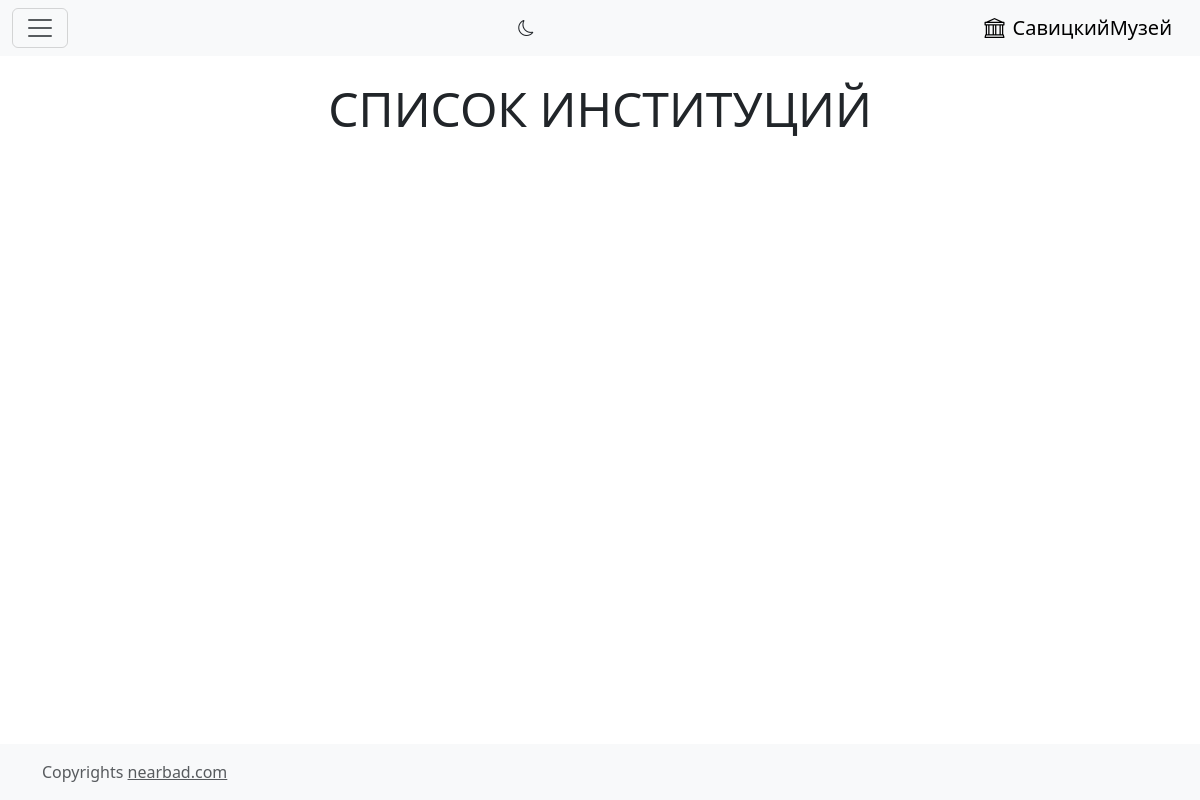
The page /institution/ on the database as committed earlier.
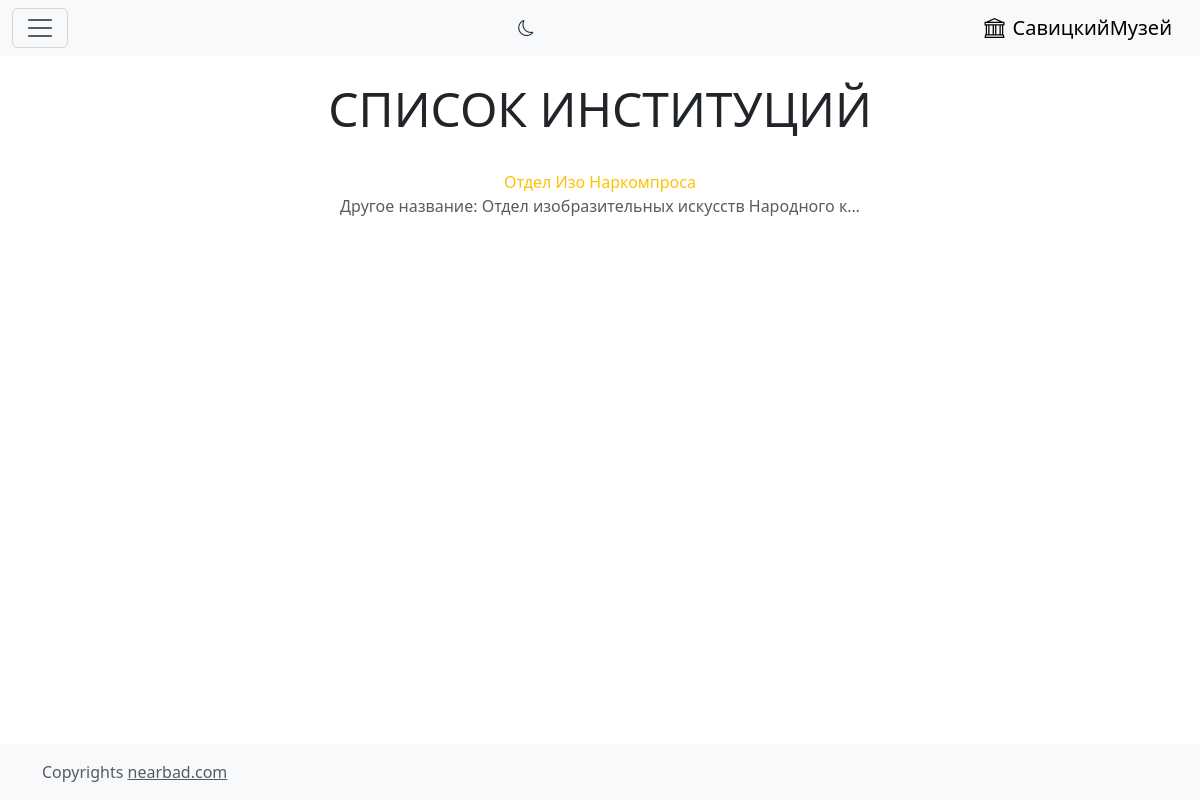
The same page on the database as committed later.
### main/models.py (models this page shows, shortened)
class Institution(models.Model):
    name = models.CharField(max_length=255, verbose_name='Институция')
    content = models.TextField(verbose_name='Об институции')
    class Meta:
        verbose_name = 'Институция'
        verbose_name_plural = 'Институции'
        ordering = ['name']

### main/views.py (the view)
# urls.py: path('institution/', InstitutionList.as_view(), name='institution_list'),
class InstitutionList(ListView):
    model = Education
    template_name = 'institution_list.html'
    context_object_name = 'institution'
    def get_queryset(self):
        return Institution.objects.all().order_by('name')

### main/templates/main/institution_list.html (shortened to what this page needs)
{% extends 'layout/basic.html' %}
{% block content %}
<h4 class="display-5 mt-4 text-center">СПИСОК ИНСТИТУЦИЙ</h4>
<div class="container my-4">
    <div class="row text-center">
        <ul style="list-style: none">
            {% for ins in institution %}
            <li class="my-2"><a class="text-decoration-none link-warning"
                                href="{% url 'main:institution_detail' ins.pk %}">{{ ins.name }}</a>
                <p class="text-muted">{{ ins.content|truncatechars:60 }}</p>
            </li>
            {% endfor %}
        </ul>
    </div>
</div>
{% endblock %}

Rows that differ between the two databases and show on the page:
added Institution: name "Отдел Изо Наркомпроса", content "Другое название: Отдел изобразительных искусств Народного к…"
